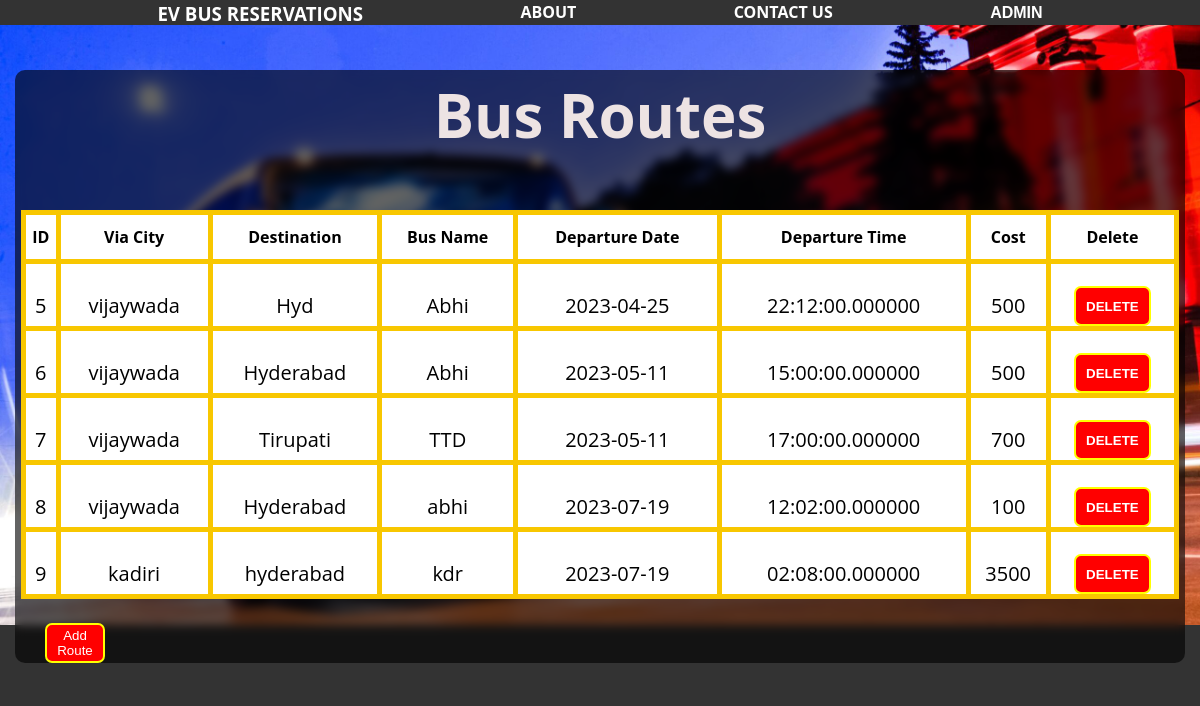
Page /admin_menu.php on the committed database.
### tables this page shows
CREATE TABLE `route` (
  `id` int(11) NOT NULL,
  `via_city` varchar(255) NOT NULL,
  `destination` varchar(255) NOT NULL,
  `bus_name` varchar(255) NOT NULL,
  `departure_date` date NOT NULL,
  `departure_time` time(6) NOT NULL,
  `cost` varchar(255) NOT NULL
);

### admin_menu.php (the view, shortened to what this page needs)
<?php
  include("connection.php");
?>
<!DOCTYPE html>
<html lang="en">
<head>
  <link rel="stylesheet" href="./css/styles.css">
</head>
<body>
    <div class="nav">
        <ul>
        <li><a  href="./home.php"><h3>EV BUS RESERVATIONS</h3></a></li>
          <li><a href="./about.php">About</a></li>
          <li><a href="./contact.php">Contact Us</a></li>
          <div class="dropdown">
            <button class="dropbtn">ADMIN
            </button>
          </div>
        </ul>
    </div>
  <header>
    <div class="div-main">
      <h1>Bus Routes</h1>
    <?php
    $sqlget="SELECT * FROM route";
    $sqldata=mysqli_query($conn,$sqlget) or die('error getting');
    echo "<table>";
    echo "<tr>
      <th>ID</th>
    <th>Via City</th>
    <th>Destination</th>
    <th>Bus Name</th>
    <th>Departure Date</th>
    <th>Departure Time</th>
    <th>Cost</th>
    <th>Delete</th>
       </tr>";
       while ($row=mysqli_fetch_array($sqldata,MYSQLI_ASSOC))
       {
        echo "<tr><td>";
        echo $row['id'];
        echo "</td><td>";
        echo $row['via_city'];
        echo "</td><td>";
        echo $row['destination'];
        echo "</td><td>";
        echo $row['bus_name'];
        echo "</td><td>";
         echo $row['departure_date'];
        echo "</td><td>";
         echo $row['departure_time'];
        echo "</td><td>";
         echo $row['cost'];
        echo "</td>";
        ?>
        <td>
        <button  >
          <a href="deleteRoute.php?id=<?php echo $row['id'];?>">
            Delete
        </a>
       </button>
        </td>
    </tr>
<?php
       }
       echo "</table>";
?>
<br>
    <a href="Addroute.php"> <button class="btn" style="width:60px;margin-left: 30px;">Add Route</button></a>
  </div>
  </header>
</body>
</html>

### css/styles.css (style rules this page uses)
* { box-sizing: border-box; margin: 0; padding: 0; }
body { font-family: 'Open Sans', sans-serif; font-size: 16px; line-height: 1.5; background-color: #333; color: #ede3e3; }
header { padding: 15px; background-image: url(White-coach-bus-driving-at-night-min-scaled-2560x1280.jpg); background-repeat: no-repeat; background-size: 100%; }
.div-main { border-radius: 10px; background-color: rgba(0, 0, 0, 0.61); backdrop-filter: blur(5px); }
h1 { font-size: 60px; margin: 30px; text-align: center; }
.dropdown { float: left; overflow: hidden; }
.dropdown .dropbtn { font-weight: 700; font-size: 16px; border: none; color: white; background-color: #333; }

### admin_menu.php (style rules this page uses)
.nav { overflow: hidden; height: 25px; }
.nav ul { list-style: none; display: flex; justify-content: space-evenly; }
a { color: #fff; text-decoration: none; font-weight: 700; text-transform: uppercase; }
table { width:99%; border-collapse:collapse; margin:auto; text-align:center; margin-top:50px; border:5px solid #f8c700; background-color: rgb(255, 255, 255); color: #000; }
table th { border:5px solid #f8c700; padding:10px 0px 10px 0px; }
table tr td { border:5px solid #f8c700; height: 58px; padding: 22px 0px 0px 0px; border-bottom: 2px solid rgb(187, 187, 187); font-size: 20px; }
table tr td a { color: white; border-radius: 5px; text-decoration: none; margin: 10px; font-weight: 700; }
.btn,table tr td button { height:40px; border:2px solid yellow; border-radius:7px; background-color:red; color:white; }

### rows in the picture
route: id "5", via_city "vijaywada", destination "Hyd", bus_name "Abhi", departure_date "2023-04-25", departure_time "22:12:00.000000", cost "500"
route: id "6", via_city "vijaywada", destination "Hyderabad", bus_name "Abhi", departure_date "2023-05-11", departure_time "15:00:00.000000", cost "500"
route: id "7", via_city "vijaywada", destination "Tirupati", bus_name "TTD", departure_date "2023-05-11", departure_time "17:00:00.000000", cost "700"
route: id "8", via_city "vijaywada", destination "Hyderabad", bus_name "abhi", departure_date "2023-07-19", departure_time "12:02:00.000000", cost "100"
route: id "9", via_city "kadiri", destination "hyderabad", bus_name "kdr", departure_date "2023-07-19", departure_time "02:08:00.000000", cost "3500"
